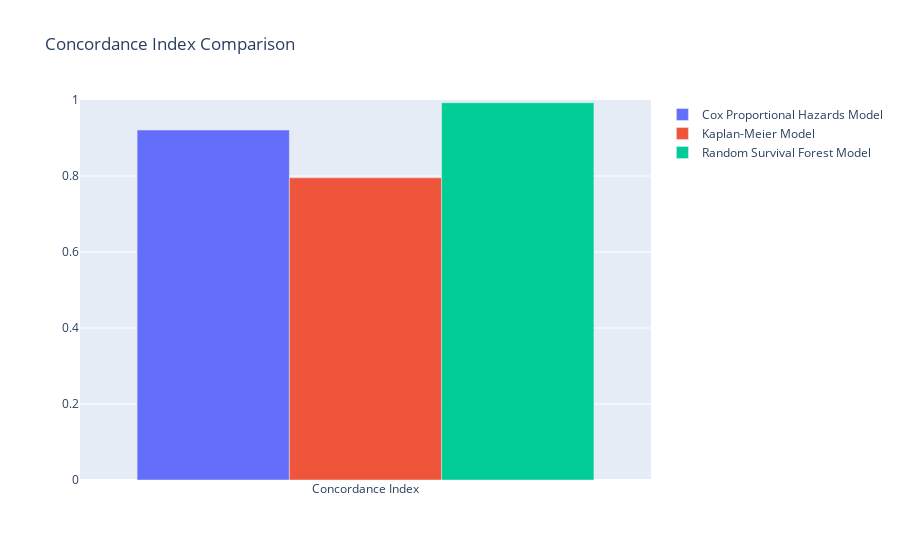

The cell this chart's notebook holds for it:
### Code cell
import plotly.graph_objects as go

# Calculate the Concordance Indexes
cox_cindex = concordance_index(data['Level'], -data['Cox_Predicted_Churn_Probability'], data['Churn'])
km_cindex = c_index  # Assuming c_index is the Concordance Index for the Kaplan-Meier Model
rsf_cindex = concordance_index_censored(y['Churn'], y['Level'], rsf_pred)[0]

# Create a bar chart
fig = go.Figure(data=[
    go.Bar(name='Cox Proportional Hazards Model', x=['Concordance Index'], y=[cox_cindex]),
    go.Bar(name='Kaplan-Meier Model', x=['Concordance Index'], y=[km_cindex]),
    go.Bar(name='Random Survival Forest Model', x=['Concordance Index'], y=[rsf_cindex])
])

# Change the bar mode
fig.update_layout(barmode='group', title='Concordance Index Comparison', yaxis=dict(range=[0, 1]))

fig.show()

### Figure 1 — Plotly figure (JSON) as saved in the notebook; plotly's stock layout.template omitted (floating-point values rounded to 4 significant figures)
{"data": [{"name": "Cox Proportional Hazards Model", "type": "bar", "x": ["Concordance Index"], "y": [0.921]}, {"name": "Kaplan-Meier Model", "type": "bar", "x": ["Concordance Index"], "y": [0.7952]}, {"name": "Random Survival Forest Model", "type": "bar", "x": ["Concordance Index"], "y": [0.9928]}], "layout": {"barmode": "group", "title": {"text": "Concordance Index Comparison"}, "yaxis": {"range": [0, 1]}}}
